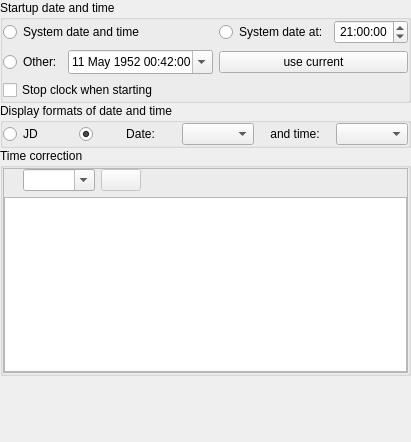
        <widget class="QWidget" name="page_Time">
         <layout class="QVBoxLayout" name="verticalLayout_6">
          <property name="spacing">
           <number>0</number>
          </property>
          <property name="leftMargin">
           <number>0</number>
          </property>
          <property name="topMargin">
           <number>0</number>
          </property>
          <property name="rightMargin">
           <number>0</number>
          </property>
          <property name="bottomMargin">
           <number>0</number>
          </property>
          <item>
           <widget class="QGroupBox" name="timeGroupBox">
            <property name="title">
             <string>Startup date and time</string>
            </property>
            <layout class="QGridLayout" name="gridLayoutStartup">
             <property name="leftMargin">
              <number>0</number>
             </property>
             <property name="topMargin">
              <number>0</number>
             </property>
             <property name="rightMargin">
              <number>0</number>
             </property>
             <property name="bottomMargin">
              <number>0</number>
             </property>
             <item row="3" column="0">
              <widget class="QCheckBox" name="startupTimeStopCheckBox">
               <property name="text">
                <string>Stop clock when starting</string>
               </property>
              </widget>
             </item>
             <item row="0" column="0">
              <widget class="QRadioButton" name="systemTimeRadio">
               <property name="toolTip">
                <string>Starts Stellarium at system clock date and time</string>
               </property>
               <property name="text">
                <string>System date and time</string>
               </property>
              </widget>
             </item>
             <item row="2" column="1">
              <widget class="QPushButton" name="fixedDateTimeCurrentButton">
               <property name="toolTip">
                <string>Use current local date and time</string>
               </property>
               <property name="text">
                <string>use current</string>
               </property>
              </widget>
             </item>
             <item row="2" column="0">
              <layout class="QHBoxLayout" name="_4">
               <item>
                <widget class="QRadioButton" name="fixedTimeRadio">
                 <property name="toolTip">
                  <string>Use a specific date and time when Stellarium starts up</string>
                 </property>
                 <property name="text">
                  <string>Other:</string>
                 </property>
                </widget>
               </item>
               <item>
                <widget class="QDateTimeEdit" name="fixedDateTimeEdit">
                 <property name="minimumSize">
                  <size>
                   <width>0</width>
                   <height>24</height>
                  </size>
                 </property>
                 <property name="maximumSize">
                  <size>
                   <width>16777215</width>
                   <height>24</height>
                  </size>
                 </property>
                 <property name="date">
                  <date>
                   <year>1952</year>
                   <month>5</month>
                   <day>11</day>
                  </date>
                 </property>
                 <property name="time">
                  <time>
                   <hour>0</hour>
                   <minute>42</minute>
                   <second>0</second>
                  </time>
                 </property>
                 <property name="calendarPopup">
                  <bool>true</bool>
                 </property>
                </widget>
               </item>
              </layout>
             </item>
             <item row="0" column="1">
              <layout class="QHBoxLayout" name="_3">
               <property name="spacing">
                <number>6</number>
               </property>
               <item>
                <widget class="QRadioButton" name="todayRadio">
                 <property name="toolTip">
                  <string>Sets the simulation time to the next instance of this time of day when Stellarium starts</string>
                 </property>
                 <property name="text">
                  <string>System date at:</string>
                 </property>
                </widget>
               </item>
               <item>
                <widget class="QTimeEdit" name="todayTimeSpinBox">
                 <property name="sizePolicy">
                  <sizepolicy hsizetype="Preferred" vsizetype="Preferred">
                   <horstretch>0</horstretch>
                   <verstretch>0</verstretch>
                  </sizepolicy>
                 </property>
                 <property name="minimumSize">
                  <size>
                   <width>0</width>
                   <height>24</height>
                  </size>
                 </property>
                 <property name="maximumSize">
                  <size>
                   <width>16777215</width>
                   <height>24</height>
                  </size>
                 </property>
                 <property name="font">
                  <font/>
                 </property>
                 <property name="frame">
                  <bool>true</bool>
                 </property>
                 <property name="alignment">
                  <set>Qt::AlignCenter</set>
                 </property>
                 <property name="currentSectionIndex">
                  <number>0</number>
                 </property>
                 <property name="time">
                  <time>
                   <hour>21</hour>
                   <minute>0</minute>
                   <second>0</second>
                  </time>
                 </property>
                </widget>
               </item>
              </layout>
             </item>
            </layout>
           </widget>
          </item>
          <item>
           <widget class="QGroupBox" name="timeDisplayFormatsGroupBox">
            <property name="toolTip">
             <string>These settings control the way time and date are displayed in the bottom bar.</string>
            </property>
            <property name="title">
             <string>Display formats of date and time</string>
            </property>
            <layout class="QGridLayout" name="gridLayoutFmt">
             <property name="leftMargin">
              <number>0</number>
             </property>
             <property name="topMargin">
              <number>0</number>
             </property>
             <property name="rightMargin">
              <number>0</number>
             </property>
             <property name="bottomMargin">
              <number>0</number>
             </property>
             <item row="0" column="2">
              <widget class="QLabel" name="dateFormatsLabel">
               <property name="text">
                <string>Date:</string>
               </property>
               <property name="alignment">
                <set>Qt::AlignCenter</set>
               </property>
              </widget>
             </item>
             <item row="0" column="4">
              <widget class="QLabel" name="timeFormatsLabel">
               <property name="text">
                <string>and time:</string>
               </property>
               <property name="alignment">
                <set>Qt::AlignCenter</set>
               </property>
              </widget>
             </item>
             <item row="0" column="3">
              <widget class="QComboBox" name="dateFormatsComboBox"/>
             </item>
             <item row="0" column="5">
              <widget class="QComboBox" name="timeFormatsComboBox"/>
             </item>
             <item row="0" column="0">
              <widget class="QRadioButton" name="jdRadioButton">
               <property name="text">
                <string notr="true">JD</string>
               </property>
              </widget>
             </item>
             <item row="0" column="1">
              <widget class="QRadioButton" name="dtRadioButton">
               <property name="sizePolicy">
                <sizepolicy hsizetype="Minimum" vsizetype="Minimum">
                 <horstretch>0</horstretch>
                 <verstretch>0</verstretch>
                </sizepolicy>
               </property>
               <property name="maximumSize">
                <size>
                 <width>20</width>
                 <height>16777215</height>
                </size>
               </property>
               <property name="text">
                <string notr="true"/>
               </property>
               <property name="checked">
                <bool>true</bool>
               </property>
              </widget>
             </item>
            </layout>
           </widget>
          </item>
          <item>
           <widget class="QGroupBox" name="deltaTGroupBox">
            <property name="minimumSize">
             <size>
              <width>0</width>
              <height>228</height>
             </size>
            </property>
            <property name="maximumSize">
             <size>
              <width>16777215</width>
              <height>232</height>
             </size>
            </property>
            <property name="title">
             <string>Time correction</string>
            </property>
            <layout class="QHBoxLayout" name="horizontalLayout_9">
             <property name="leftMargin">
              <number>0</number>
             </property>
             <property name="topMargin">
              <number>0</number>
             </property>
             <property name="rightMargin">
              <number>0</number>
             </property>
             <property name="bottomMargin">
              <number>0</number>
             </property>
             <item>
              <widget class="QFrame" name="frame">
               <property name="frameShape">
                <enum>QFrame::StyledPanel</enum>
               </property>
               <property name="frameShadow">
                <enum>QFrame::Raised</enum>
               </property>
               <layout class="QVBoxLayout" name="verticalLayout">
                <property name="leftMargin">
                 <number>0</number>
                </property>
                <property name="topMargin">
                 <number>0</number>
                </property>
                <property name="rightMargin">
                 <number>0</number>
                </property>
                <property name="bottomMargin">
                 <number>0</number>
                </property>
                <item>
                 <layout class="QHBoxLayout" name="horizontalLayout_12">
                  <property name="leftMargin">
                   <number>6</number>
                  </property>
                  <item>
                   <widget class="QLabel" name="deltaTLabel">
                    <property name="text">
                     <string/>
                    </property>
                   </widget>
                  </item>
                  <item>
                   <widget class="QComboBox" name="deltaTAlgorithmComboBox">
                    <property name="editable">
                     <bool>true</bool>
                    </property>
                    <property name="insertPolicy">
                     <enum>QComboBox::NoInsert</enum>
                    </property>
                   </widget>
                  </item>
                  <item>
                   <widget class="QPushButton" name="pushButtonCustomDeltaTEquationDialog">
                    <property name="enabled">
                     <bool>false</bool>
                    </property>
                    <property name="toolTip">
                     <string>Edit equation</string>
                    </property>
                    <property name="icon">
                     <iconset resource="../../data/gui/guiRes.qrc">
                      <normaloff>:/graphicGui/uibtSettings.png</normaloff>
                      <disabledoff>:/graphicGui/uibtSettings-disabled.png</disabledoff>:/graphicGui/uibtSettings.png</iconset>
                    </property>
                   </widget>
                  </item>
                  <item>
                   <spacer name="horizontalSpacer_2">
                    <property name="orientation">
                     <enum>Qt::Horizontal</enum>
                    </property>
                    <property name="sizeHint" stdset="0">
                     <size>
                      <width>40</width>
                      <height>20</height>
                     </size>
                    </property>
                   </spacer>
                  </item>
                 </layout>
                </item>
                <item>
                 <widget class="QTextBrowser" name="deltaTAlgorithmDescription">
                  <property name="maximumSize">
                   <size>
                    <width>16777215</width>
                    <height>175</height>
                   </size>
                  </property>
                  <property name="autoFillBackground">
                   <bool>true</bool>
                  </property>
                  <property name="verticalScrollBarPolicy">
                   <enum>Qt::ScrollBarAsNeeded</enum>
                  </property>
                  <property name="horizontalScrollBarPolicy">
                   <enum>Qt::ScrollBarAlwaysOff</enum>
                  </property>
                  <property name="openExternalLinks">
                   <bool>true</bool>
                  </property>
                  <property name="openLinks">
                   <bool>true</bool>
                  </property>
                 </widget>
                </item>
               </layout>
              </widget>
             </item>
            </layout>
           </widget>
          </item>
          <item>
           <spacer name="verticalSpacer_5">
            <property name="orientation">
             <enum>Qt::Vertical</enum>
            </property>
            <property name="sizeHint" stdset="0">
             <size>
              <width>20</width>
              <height>66</height>
             </size>
            </property>
           </spacer>
          </item>
         </layout>
        </widget>
